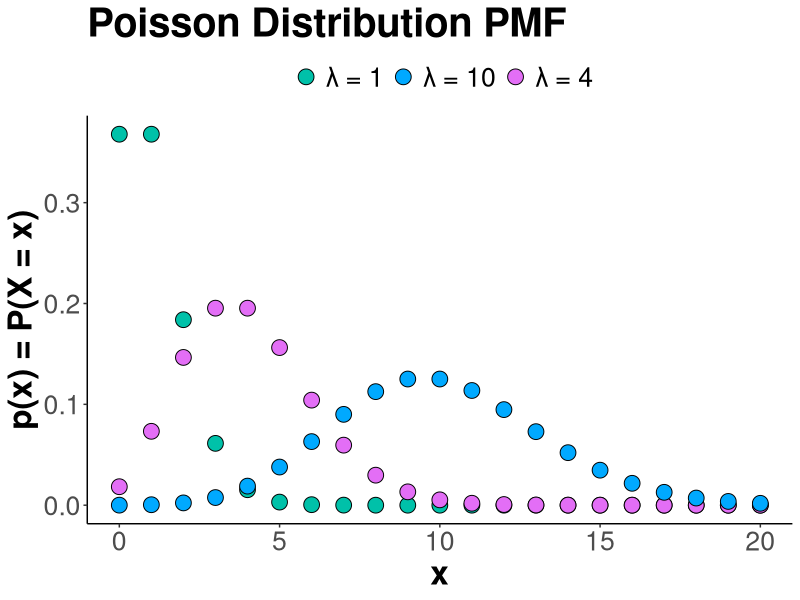
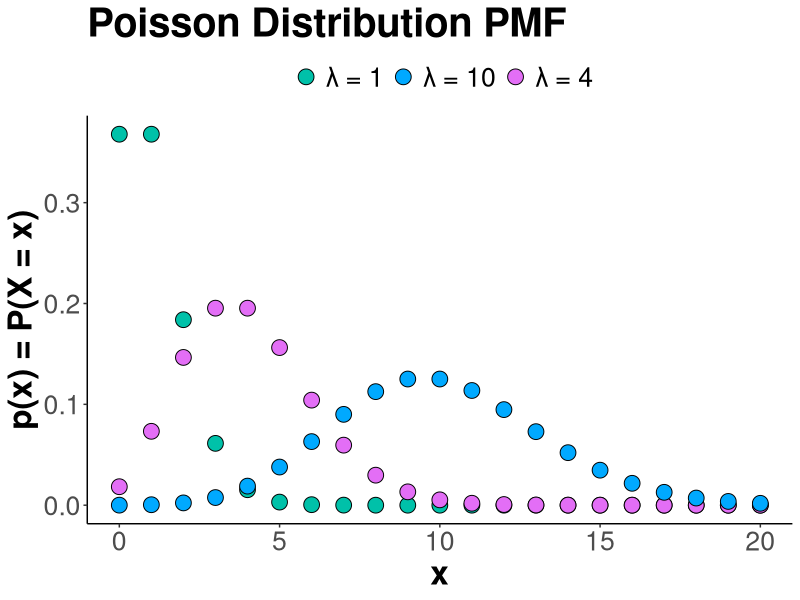
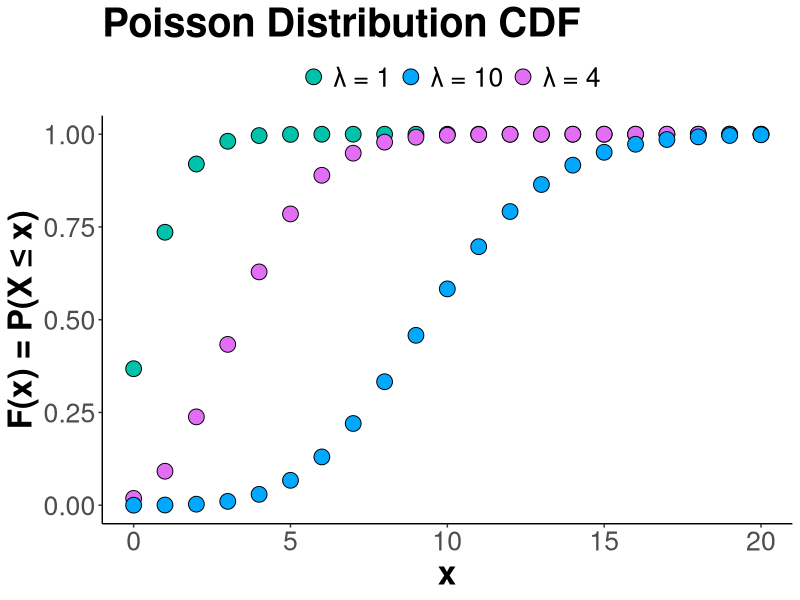
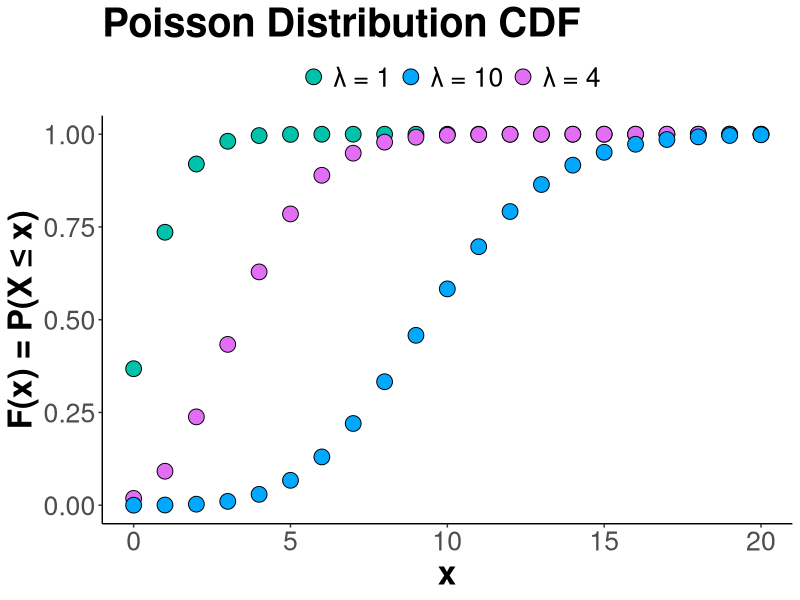

These figures' R source, in order:
library(ggplot2)
library(svglite)

svglite("poisson_PMF.svg")
ggplot() +
xlim(0, 20) +
stat_function(aes(fill = "λ = 1"),
              geom = "point", shape = 21,
              size = 5, fun = dpois, n = 21,
              args = list(lambda = 1)) +
stat_function(aes(fill = "λ = 4"),
              geom = "point", shape = 21,
              size = 5, fun = dpois, n = 21,
              args = list(lambda = 4)) +
stat_function(aes(fill = "λ = 10"),
              geom = "point", shape = 21,
              size = 5, fun = dpois, n = 21,
              args = list(lambda = 10)) +
labs(x = "x", y = "p(x) = P(X = x)",
     title = "Poisson Distribution PMF") +
theme_classic() +
theme(text = element_text(size = 24),
      title = element_text(face = "bold"),
      legend.position = "top") +
guides(fill = guide_legend(title = "")) + 
scale_fill_hue(h = c(180, 300))
ggsave("poisson_PMF.svg", units = "cm")

svglite("poisson_CDF.svg")
ggplot() +
xlim(0, 20) +
stat_function(aes(fill = "λ = 1"),
              geom = "point", shape = 21,
              size = 5, fun = ppois, n = 21,
              args = list(lambda = 1)) +
stat_function(aes(fill = "λ = 4"),
              geom = "point", shape = 21,
              size = 5, fun = ppois, n = 21,
              args = list(lambda = 4)) +
stat_function(aes(fill = "λ = 10"),
              geom = "point", shape = 21,
              size = 5, fun = ppois, n = 21,
              args = list(lambda = 10)) +
labs(x = "x", y = "F(x) = P(X ≤ x)",
     title = "Poisson Distribution CDF") +
theme_classic() +
theme(text = element_text(size = 24),
      title = element_text(face = "bold"),
      legend.position = "top") +
guides(fill = guide_legend(title = "")) + 
scale_fill_hue(h = c(180, 300))
ggsave("poisson_CDF.svg", units = "cm")
